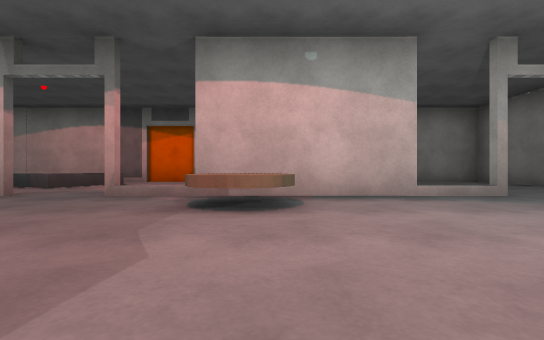
View 1 (above)

15 first-person views from a walk through a scene from a Unity 3-D project. The camera is 0.64 m above the floor, looks level and sees 90° across. The floor is counted in squares, 2 m on a side. Each view is taken from the middle of a square. On the plan, view 1 faces up. The plan holds only what a view shows up to about 9 squares ahead; the rest is blank. The player is left out. Door leaves are left out, so doorways stand open. Surface patterns are stand-ins for the level's own textures.

View 2
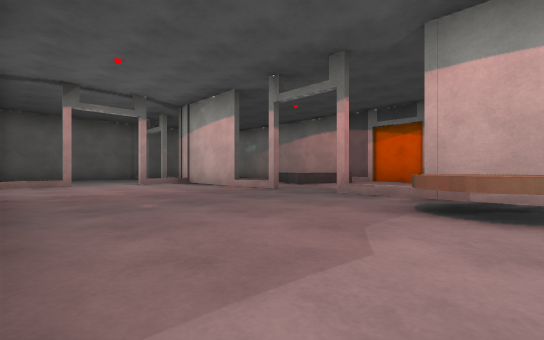

View 3
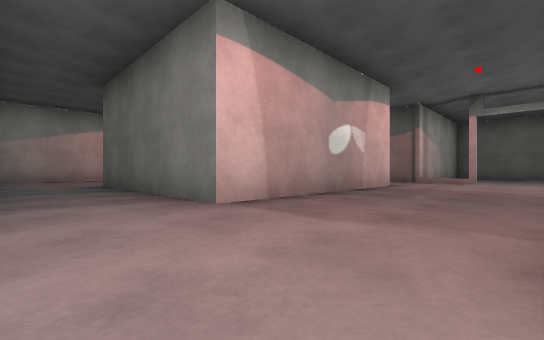

View 4
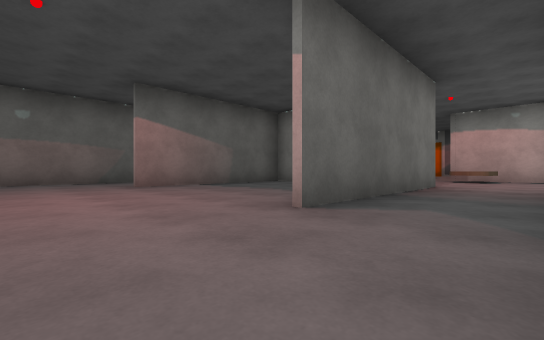

View 5
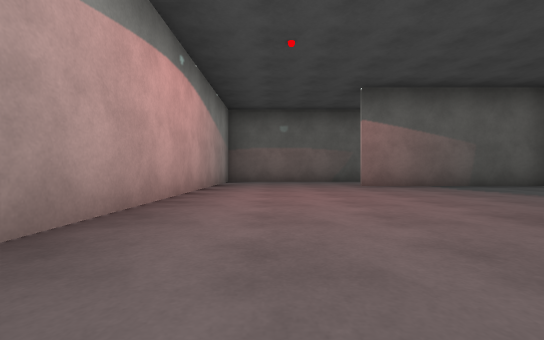

View 6
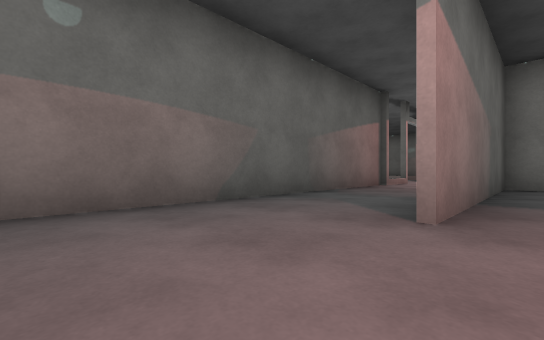

View 7
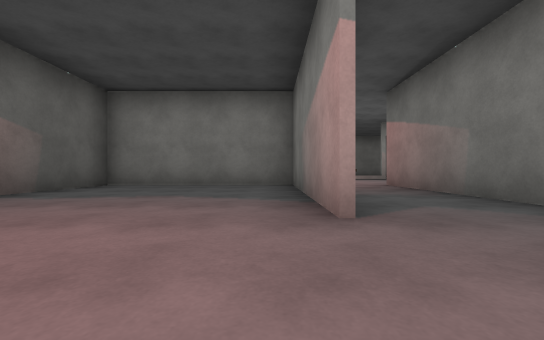

View 8
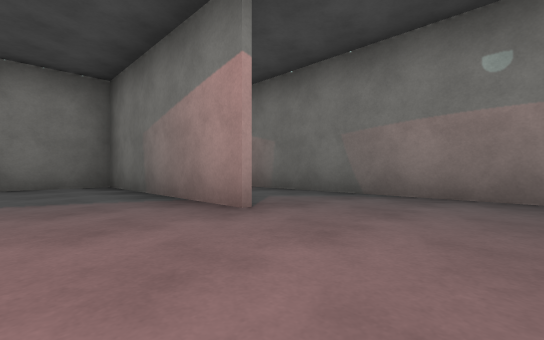

View 9
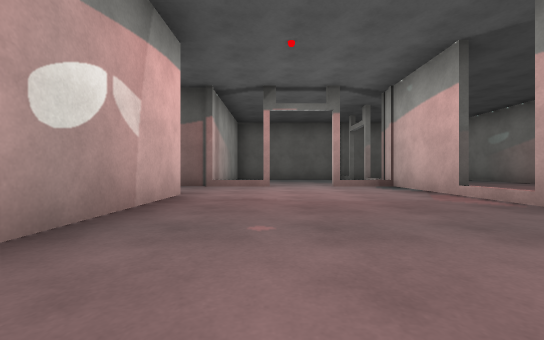

View 10
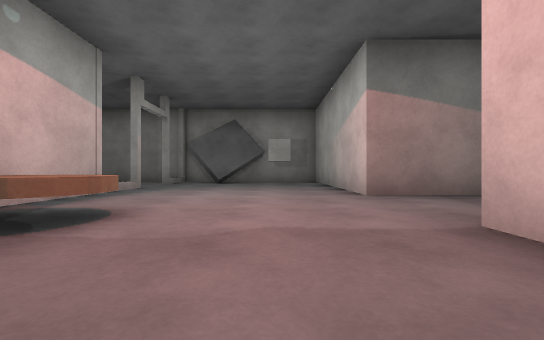

View 11
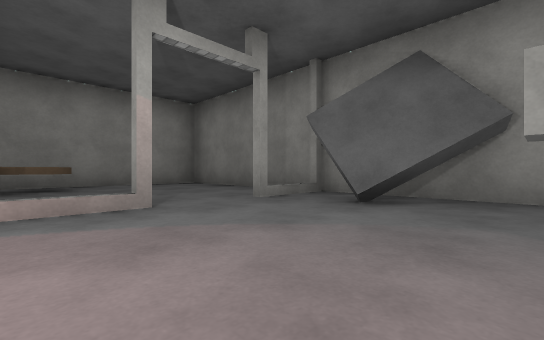

View 12
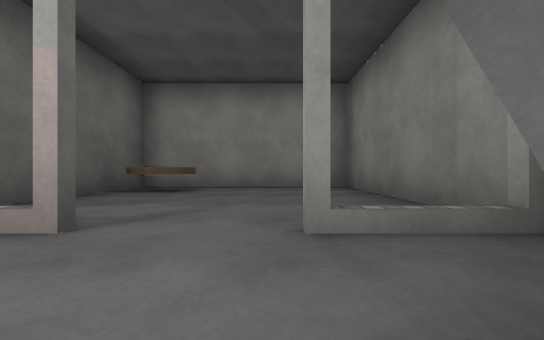

View 13
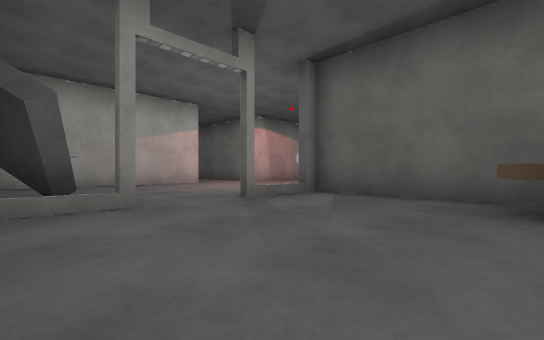

View 14
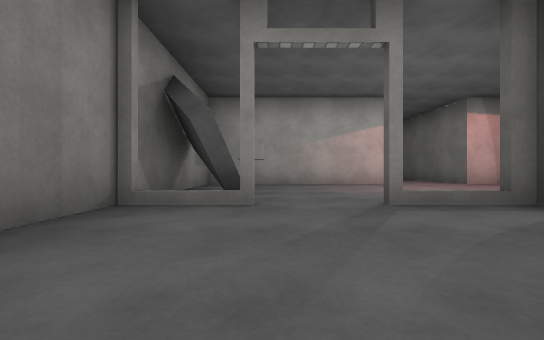

View 15
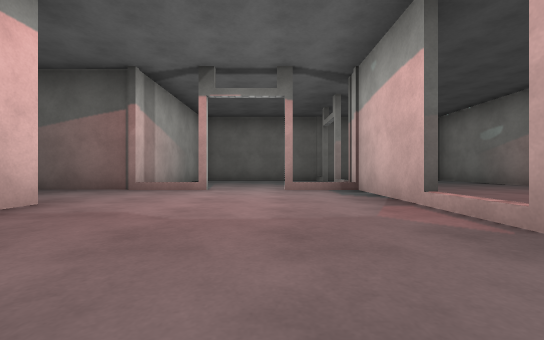

### Floor plan
Points are (right, up) in squares from view 1. A wall is a line through its corners. A room is listed if a view was taken in it or the views show most of it. See-through windows are left out.
Room 1 (views 1, 2, 3, 4, 5, 9, 10, 11, 15)
walls: (-1.4, 3.4) (-2.1, 3.4); (-3.2, 3.4) (-6.1, 3.4); (-4.6, -0.2) (-0.4, -0.2) (-0.4, -4.2); (3, 3.4) (0.4, 3.4); (-6.4, 3.5) (-6.4, 2.1); (1.4, -6) (1.4, -0.2) (2.4, -0.2)
ways out: opening at (0, -5.5) to room 2; opening at (2, 1.5) to room 3; opening at (-5, 0) to room 4; open door at (-6, 1.5) to room 5; open door at (-2.7, 3.3)
objects: disc (-1, 2) to (0, 3)
Room 2 (views 6, 7, 8)
walls: (-0.6, -4.2) (-0.6, -0.3) (-4.4, -0.3) (-4.4, -4.2); (-4.4, -7.2) (1, -7.2)
ways out: opening at (0, -5.5) to room 1; opening at (-4, -5.5) to room 4
Room 3 (views 12, 13, 14)
walls: (4.1, 3.5) (5.5, 3.5); (5.5, 3.4) (4.1, 3.4); (4.3, 2.3) (4.7, 2.7); (4.8, 1.5) (4.4, 2.6); (2.4, -0.2) (5.4, -0.2) (5.4, 7.2) (1.6, 7.2) (1.6, 3.5) (3, 3.5)
ways out: opening at (2, 1.5) to room 1
Room 4 (no view inside)
walls: (-6.4, 1) (-6.4, -7.2) (-4.4, -7.2)
ways out: opening at (-5, 0) to room 1; opening at (-4, -5.5) to room 2
Room 5 (no view inside)
walls: (-9.2, 3.4) (-10.5, 3.4); (-6.1, 3.4) (-8, 3.4); (-10.1, -0.2) (-6.2, -0.2); (-10.4, 4.5) (-10.4, 0)
ways out: open door at (-6, 1.5) to room 1; open door at (-8.7, 3.3)

Positions as (right, up) in squares from view 1, and headings:
1: (0, 0), facing up
2: (0, 0), facing up-left
3: (1, 2), facing down-left
4: (1, -6), facing up-left
5: (1, -6), facing left
6: (-4, -6), facing up-left
7: (-1, -6), facing up
8: (-2, -6), facing up-right
9: (-1, 1), facing left
10: (-2, 1), facing right
11: (2, 1), facing up-right
12: (4, 2), facing up
13: (5, 6), facing down-left
14: (4, 6), facing down
15: (-2, 2), facing left
